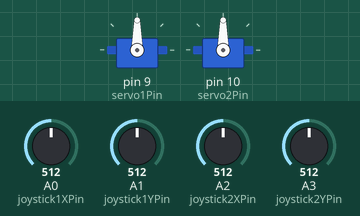
Bench run of a sketch on a simulated Arduino Uno, built with avr-gcc and run on an emulated ATmega328P. Parts: 2 × servo. Inputs (shaded band) come from the test bench; at power-on: A1 (joystick1YPin) = 512, A2 (joystick2XPin) = 512, A0 (joystick1XPin) = 512, A3 (joystick2YPin) = 512.

Above: at 1.2 s.
1.3 s: A1 (joystick1YPin) set to 716
At 2.3 s:
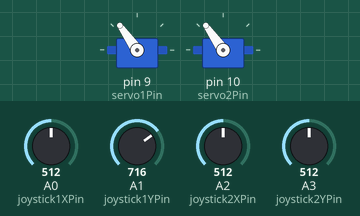
2.8 s: A2 (joystick2XPin) set to 716
At 3.6 s:
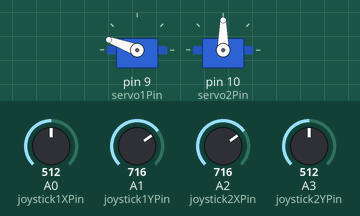
4.3 s: A1 (joystick1YPin) set to 992
At 5.5 s:
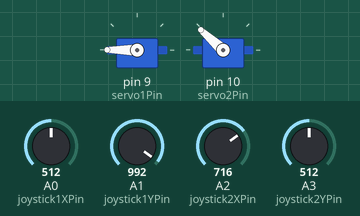
5.8 s: A2 (joystick2XPin) set to 992
At 6.9 s:
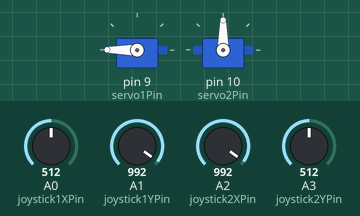
7.3 s: A1 (joystick1YPin) set to 306
At 8.1 s:
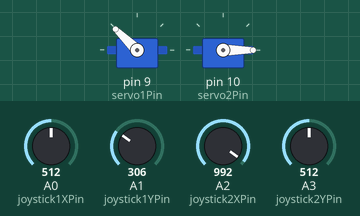
8.8 s: A2 (joystick2XPin) set to 306
At 9.4 s:
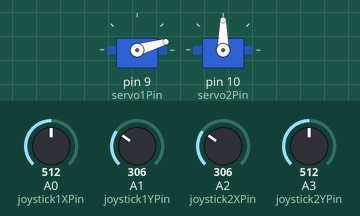
Timing chart, 0 to 11.3 s (numbered marks = the images above; inputs shaded):
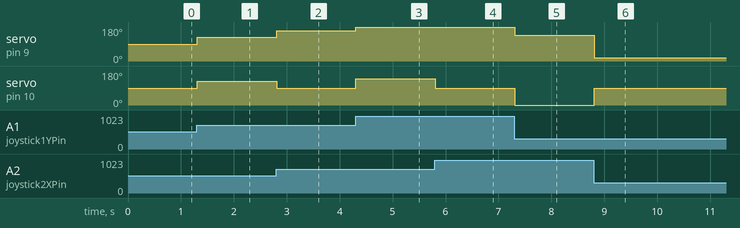

The sketch:

metehankodbaskasialmasin.ino
```cpp
// Kütüphaneleri ekle
#include <Servo.h>

// Pin tanımlamaları
#define joystick1XPin A0
#define joystick1YPin A1
#define joystick2XPin A2
#define joystick2YPin A3

// Servo motorlarının pinleri
#define servo1Pin 9
#define servo2Pin 10

// Joystick okuma değer aralıkları
#define joystickMin 0
#define joystickMax 1023

// Servo motorlarının açı aralığı
#define servoMinAngle 0
#define servoMaxAngle 180

// Servo nesnelerini oluştur
Servo servo1;
Servo servo2;

void setup() {
  // Servo pinlerini çıkış olarak ayarla
  pinMode(servo1Pin, OUTPUT);
  pinMode(servo2Pin, OUTPUT);

  // Servo motorları başlat
  servo1.attach(servo1Pin);
  servo2.attach(servo2Pin);
}

void loop() {
  // Joystick okuma değerlerini al
  int joystick1X = analogRead(joystick1XPin);
  int joystick1Y = analogRead(joystick1YPin);
  int joystick2X = analogRead(joystick2XPin);
  int joystick2Y = analogRead(joystick2YPin);

  // Hesaplanmış hareket değerleri
  int moveX = map(joystick1X, joystickMin, joystickMax, -100, 100);
  int moveY = map(joystick1Y, joystickMin, joystickMax, -100, 100);
  int rotateX = map(joystick2X, joystickMin, joystickMax, -100, 100);
  int rotateY = map(joystick2Y, joystickMin, joystickMax, -100, 100);

  // Hareket yönlendirmesi hesapla
  int leftMotorSpeed = moveY + rotateX;
  int rightMotorSpeed = moveY - rotateX;

  // Hareketi sınırla -100 ila 100 arasında
  leftMotorSpeed = constrain(leftMotorSpeed, -100, 100);
  rightMotorSpeed = constrain(rightMotorSpeed, -100, 100);

  // Servo açılarını hesapla
  int leftServoAngle = map(leftMotorSpeed, -100, 100, servoMinAngle, servoMaxAngle);
  int rightServoAngle = map(rightMotorSpeed, -100, 100, servoMinAngle, servoMaxAngle);

  // Servo motorlarına açıları uygula
  servo1.write(leftServoAngle);
  servo2.write(rightServoAngle);

  // Kısa bir gecikme ekle
  delay(10);
}
```

Measured:
- after the input at 1.3 s, servo on pin 9 (servo1Pin), servo on pin 10 (servo2Pin): 90° → 125° at once
- after the input at 2.8 s, servo on pin 9 (servo1Pin): 125° → 160° at once; servo on pin 10 (servo2Pin): 125° → 90° at once
- after the input at 4.3 s, servo on pin 9 (servo1Pin): 160° → 180° at once; servo on pin 10 (servo2Pin): 90° → 138° at once
- after the input at 5.8 s, servo on pin 10 (servo2Pin): 138° → 90° at once
- after the input at 7.3 s, servo on pin 9 (servo1Pin): 180° → 136° at once; servo on pin 10 (servo2Pin): 90° → 0° at once
- after the input at 8.8 s, servo on pin 9 (servo1Pin): 136° → 16° at once; servo on pin 10 (servo2Pin): 0° → 90° at once
